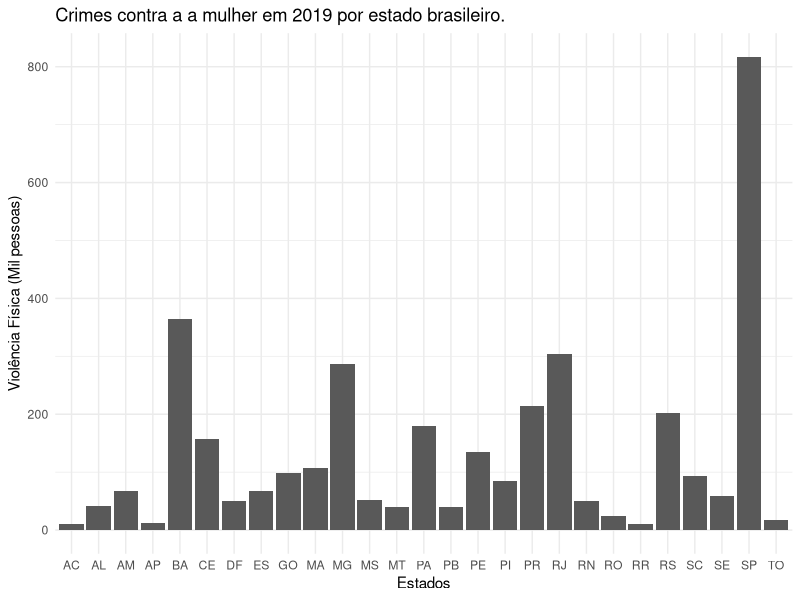
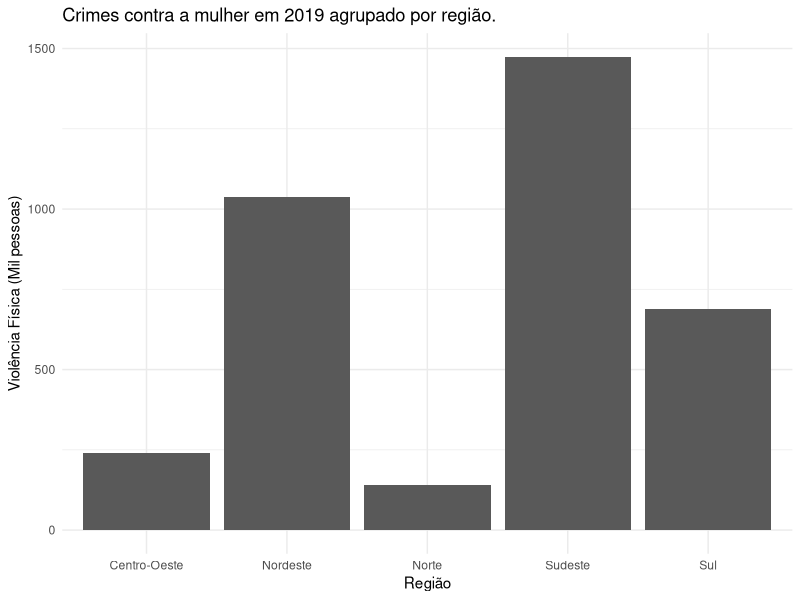

Here is the R script that generated these plots, in order: (Note: this script raises an error after producing the figures.)
## ---- chunk 1
library(tidyverse)
library(tidyverse)
library(sf)
library(rnaturalearth)
library(rnaturalearthdata)
## ---- chunk 2
df = read_csv('data/violencia.csv')
head(df)
## ---- chunk 3
summary (df$valor)
## ---- chunk 4
ggplot(data=df) +
  geom_col(mapping = aes(x=nome, y=valor)) +
  xlab(label="Estados") +
  ylab(label="Violência Física (Mil pessoas)") +
  labs(title = "Crimes contra a a mulher em 2019 por estado brasileiro.") +
  theme_minimal()
## ---- chunk 5
df["regiao"] <- c("Nordeste", "Norte", "Norte", "Nordeste", "Nordeste", "Centro-Oeste", "Sudeste", "Centro-Oeste", "Nordeste","Centro-Oeste", "Centro-Oeste", "Sudeste", "Sul", "Nordeste", "Sul", "Nordeste", "Nordeste", "Sudeste", "Nordeste", "Sul", "Norte", "Sul", "Sudeste", "Nordeste", "Norte", "Norte", "Norte")

df_grp_regiao = df %>% group_by(regiao) %>%
  summarise(crimes=sum(valor))

ggplot(data=df_grp_regiao, aes(x=regiao, y=crimes)) + 
  geom_col() + 
  xlab("Região") +
  ylab("Violência Física (Mil pessoas)") +
  labs(
    title = "Crimes contra a mulher em 2019 agrupado por região."
  ) + 
  theme_minimal()
## ---- chunk 6
# Carregar os dados novamente
df = read_csv('data/violencia.csv')

# Carregar o shapefile do Brasil
brasil <- ne_countries(country = "brazil", returnclass = "sf")

# Carregar o shapefile das regiões do Brasil
regioes_brasil <- ne_states(country = "brazil", returnclass = "sf")

# Criar dados fictícios
dados <- data.frame(regiao = regioes_brasil$region, df)

# Unir os dados das regiões com os dados fictícios
regioes_dados <- merge(regioes_brasil, dados, by.x = "postal", by.y = "nome")

# Plotar o gráfico
ggplot() +
  geom_sf(data = brasil, fill = "lightgray", color = "black") +
  geom_sf(data = regioes_dados, aes(fill = valor), color = "black") +
  scale_fill_viridis_c(name = "Crimes") +
  labs(
    title = "Crimes contra a mulher em 2019 agrupado por região."
  ) + 
  theme_minimal()
